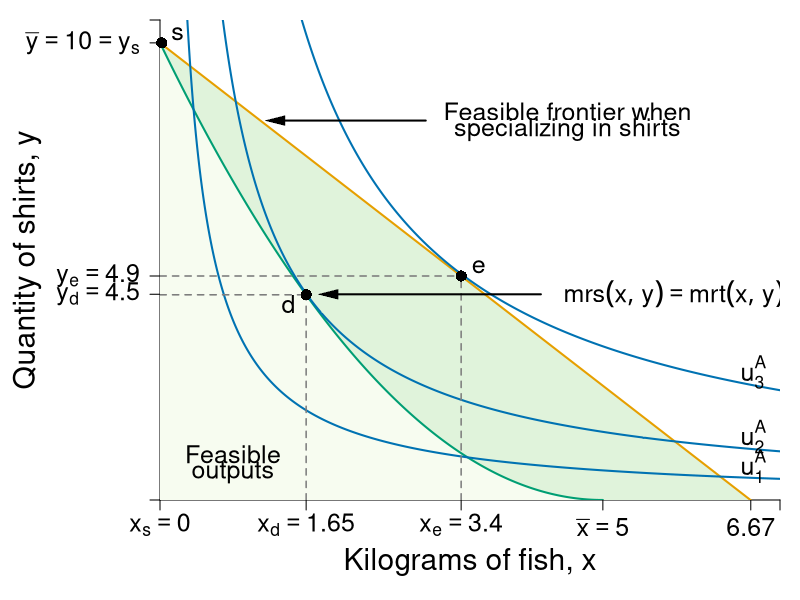

R code for this plot:
#Graph Designer: Simon Halliday
#Authors: Bowles, Foley and Halliday
#Title: Coordination, Conflict and Competition: A Text in Microeconomics

require(shape)
pdf(file = "specprodexch/ppf_eos_indiff.pdf", width = 8, height = 8)

#Set parameters for graphics
pointsize <- 1.8
axislabelsize <- 1.8
labelsize <- 1.5
namesize <- 1.8
annotatesize <- 1.5
graphlinewidth <- 2
segmentlinewidth <- 1.5

COL <- c("#7fc97f", "#beaed4", "#fdc086", "#ffff99", "#386cb0", "#f0027f", "#bf5b17", "#666666")
COLA <- c("#e0f3db", "#99d8c9","#66c2a4","#41ae76", "#238b45", "#005824")
COLB <- c("#4eb3d3", "#2b8cbe", "#0868ac","#084081")
grays <- gray.colors(25, start = 1, end = 0)
CBCols <- c("#009E73","#0072B2","#E69F00")

#Edited the margins to cater for the larger LHS labels
par(mar =  c(5, 8, 1, 1))

#Change this to make it log of l 

# ppf <- function(l, k = 0.5) {
#   k * (1/l)
# }

ppf <- function(fish, k = 10/25, alpha = 2, maxfish = 5) {
  k * (fish - maxfish)^alpha 
}
# 
# fishProd <- function(l, k = 0.5){
#   (-k)*l
# }
# 
# feasibleLabor <- function(l, time = 10){
#   -time - l
# }
# 
# manufactureProd <- function(l, k = 0.1, alpha = 2){
#   k * (-l)^alpha
# }

uFn <- function(x, y, alpha = 0.5){
  (x^alpha)*(y^(1-alpha))
}

budgetExchange <- function(x, yintercept = 12, slope = 1){
  yintercept - slope * x
}

xlims <- c(0, 7)
ylims <- c(0, 10.5)

npts <- 501 
x <- seq(xlims[1], xlims[2], length.out = npts)
y <- seq(ylims[1], ylims[2], length.out = npts) 
a <- c(1.8, 2.73, 4.1)

plot(0, 0, xlim = xlims, ylim = ylims, type = "n",
     xlab = expression(paste("")),
     ylab = expression(paste("")), 
     xaxt = "n", 
     yaxt = "n", 
     cex.lab = axislabelsize, 
     bty = "n", 
     xaxs="i", 
     yaxs="i"
)

# ticksy <- seq(from = 0, to = ylims[2], by = 1)
# ylabels <- seq(from = 0, to = ylims[2], by = 1)
# ticksx <- seq(from = 0, to = xlims[2], by = 1)
# xlabels <- seq(from = 0, to = xlims[2], by = 1)
ticksy <- c(ylims[1], 4.5, 4.9, 10, ylims[2])
ylabels <- c(NA, expression(paste(y[d]) == 4.5), expression(paste(y[e]) == 4.9),expression(paste(bar(y)==10, phantom() == y[s])), NA)
ticksx <- c(xlims[1], 1.65, 3.4, 5, 6.67, xlims[2])
xlabels <- c(expression(paste(x[s] == 0)), expression(paste(x[d]) == 1.65), expression(paste(x[e])==3.4), expression(paste(bar(x)==5)), 6.67, NA)


axis(1, at = ticksx, pos = 0, labels = xlabels, cex.axis = labelsize)
axis(2, at = ticksy, pos = 0, labels = ylabels, las = 1, cex.axis = labelsize)

npts <- 500 
xx1 <- seq(0, 5, length.out = npts)
xx2 <- seq(0, xlims[2], length.out = npts)
xx3 <- seq(xlims[1], 0, length.out = npts)
xx4 <- seq(-11, 0, length.out = npts)

#Draw the polygon for shading the feasible set
xpoly2 <- c(0, 10/1.5, 0, 0)
ypoly2 <- c(0, 0, 10, 0)
polygon(x = xpoly2, y = ypoly2, col=COLA[1], density=NULL, border = NA)


xpoly1 <- seq(from = 0, to = 5, length.out = 500)
ypoly1 <- ppf(xpoly1, k = 10/25, alpha = 2, maxfish = 5)
polygon(x = c(xpoly1, rev(xpoly1[1])), y = c(ypoly1, rev(ypoly1)[1]), col="#f7fcf0", density=NULL, border = NA)



#Draw the graphs
lines(xx1, ppf(xx1, k = 10/25, alpha = 2, maxfish = 5), col = CBCols[1], lwd = graphlinewidth)
lines(xx2, budgetExchange(xx2,  yintercept = 10, slope = 1.5), col = CBCols[3], lwd = graphlinewidth)
#lines(xx3, feasibleLabor(xx3, time = 10), col = COL[3], lwd = graphlinewidth)
#lines(xx4, manufactureProd(xx4, k = 0.1, alpha = 2), col = COLB[4], lwd = graphlinewidth)

#Label axes
mtext(expression(paste("Kilograms of fish, ", x)), side = 1, line = 3, cex = axislabelsize)
text(-1.5, 0.5*ylims[2], expression(paste("Quantity of shirts, ", y)), xpd = TRUE, cex = axislabelsize, srt = 90) 


contour(x, y, 
        outer(x, y, uFn),
        drawlabels = FALSE,
        col = CBCols[2],
        lwd = graphlinewidth,
        levels = a, 
        xaxs="i", 
        yaxs="i", 
        add = TRUE)

#Label the indifference curves
text(6.7, 0.74, expression(u[1]^A), cex = labelsize)
text(6.7, 1.39, expression(u[2]^A), cex = labelsize)
text(6.7, 2.8, expression(u[3]^A), cex = labelsize)

#Label point d
text(1.65 - 0.2, ppf(fish = 1.65) -0.2, expression(d), cex = labelsize)
segments(1.65, 0, 1.65, ppf(fish = 1.65), lty = 2, col = grays[20], lwd = segmentlinewidth)
segments(0, ppf(fish = 1.65), 1.65, ppf(fish = 1.65, k = 10/25, alpha = 2, maxfish = 5), lty = 2, col = grays[20], lwd = segmentlinewidth)
points(1.65, ppf(fish = 1.65), pch = 16, col = "black", cex = 1.5)

#Label point e
text(3.4 + 0.2, budgetExchange(3.4,  yintercept = 10, slope = 1.5) +.2, expression(e), cex = labelsize)
segments(3.4, 0, 3.4, budgetExchange(3.4,  yintercept = 10, slope = 1.5), lty = 2, col = grays[20], lwd = segmentlinewidth)
segments(0, budgetExchange(3.4,  yintercept = 10, slope = 1.5), 3.4, budgetExchange(3.4,  yintercept = 10, slope = 1.5), lty = 2, col = grays[20], lwd = segmentlinewidth)
points(3.4, budgetExchange(3.4,  yintercept = 10, slope = 1.5), pch = 16, col = "black", cex = 1.5)

#Label point s
text(0.2, 10.2, expression(s), cex = labelsize)
points(0.02, 10, pch = 16, col = "black", cex = 1.5, xpd = TRUE)

#Label the feasible frontier
# text(4.5, 7.8, expression("Feasible Frontier"), cex = labelsize)
# text(4.5, 7.4, expression("(production possibilities frontier)"), cex = labelsize)
# Arrows(3.2, 7.8, 0.75, 7.8, col = "black", lty = 1, lwd = 2, arr.type = "triangle", arr.lwd = 0.5)


#Label the exchange constraint
text(4.6, 8.5, expression("Feasible frontier when"), cex = labelsize)
text(4.6, 8.1, expression("specializing in shirts"), cex = labelsize)
Arrows(3, 8.3, 1.3, 8.3, col = "black", lty = 1, lwd = 2, arr.type = "triangle", arr.lwd = 0.5)

#Label mrt = mrs
text(5.8, 4.5, expression(paste(mrs(x,y) == mrt(x,y))), cex = labelsize)
Arrows(4.3, 4.5, 1.9, 4.5, col = "black", lty = 1, lwd = 2, arr.type = "triangle", arr.lwd = 0.5)

text(0.825, 1, expression("Feasible"), cex = labelsize)
text(0.825, 0.6, expression("outputs"), cex = labelsize)

dev.off()
